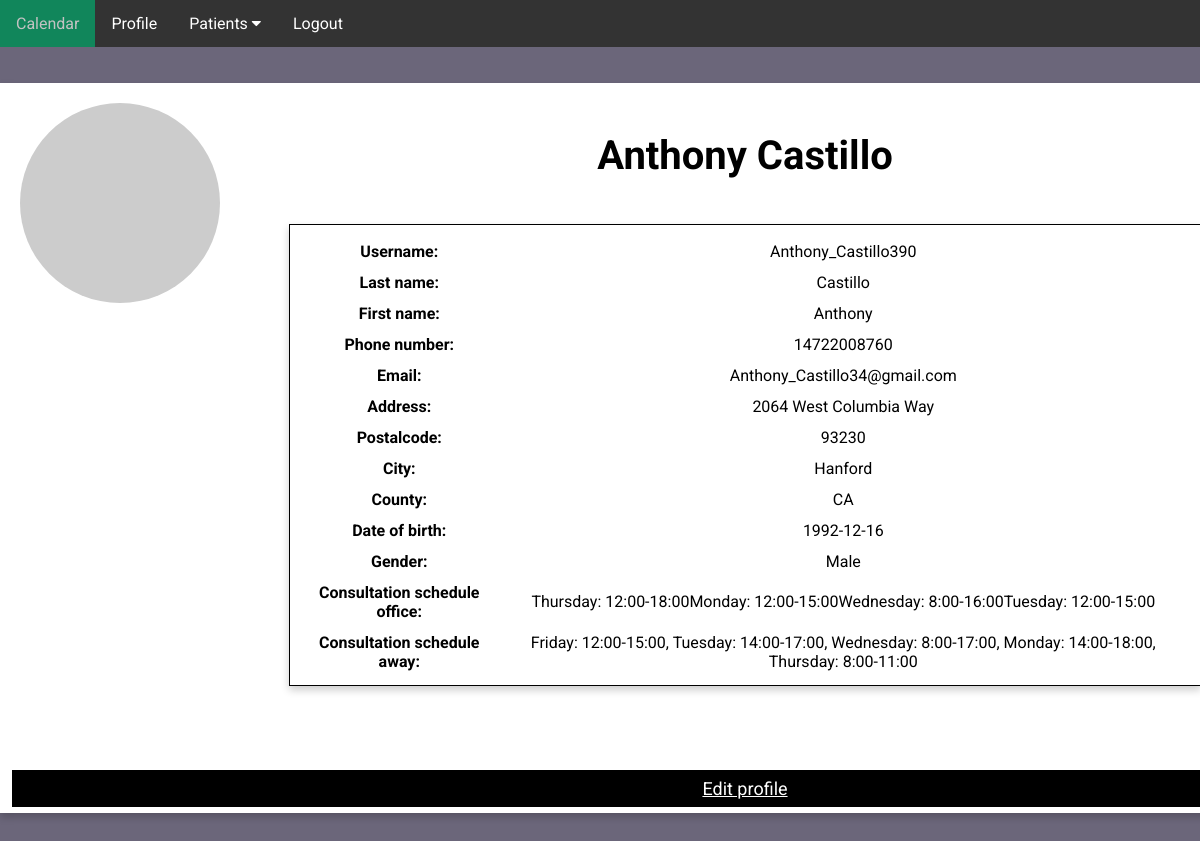
The app's page /medic-profile (signed in), older data.
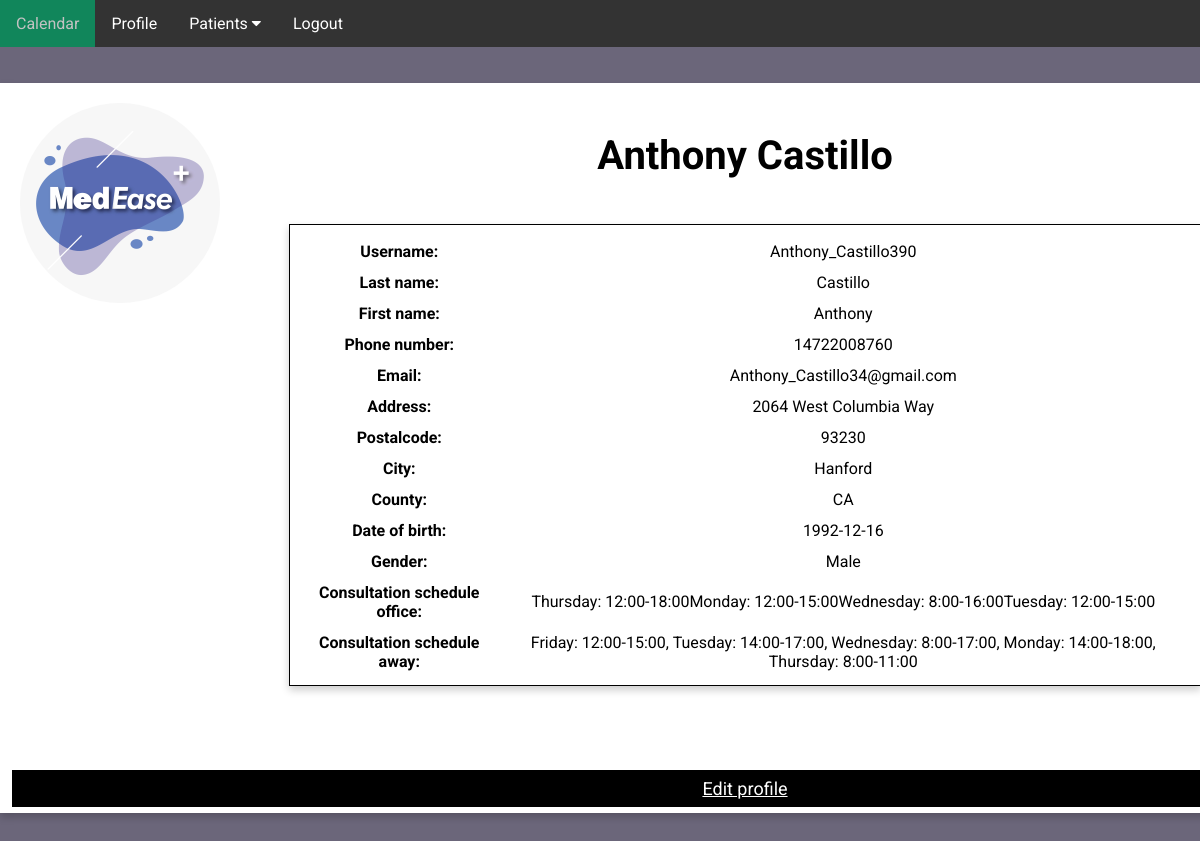
The same page, newer data.
### app/domain/entities.py (models this page shows, shortened)
class Doctor(db.Model):
    __tablename__ = "doctor"
    id = db.Column(db.Integer, primary_key=True)
    username = db.Column(db.String(64), index=True, unique=True)
    first_name = db.Column(db.String(64), index=True)
    last_name = db.Column(db.String(64), index=True)
    phone_number = db.Column(db.Integer, index=True, unique=True)
    email = db.Column(db.String(128), index=True, unique=True)
    address = db.Column(db.String(256), index=True)
    postalcode = db.Column(db.String(256), index=True)
    city = db.Column(db.String(256), index=True)
    state = db.Column(db.String(256), index=True)
    birth_date = db.Column(db.String(128), index=True)
    gender = db.Column(db.String(8), index=True)
    consultation_schedule_office = db.Column(db.String(128), index=True)
    consultation_schedule_away = db.Column(db.String(128), index=True)
    assistants_schedule = db.Column(db.String(128), index=True)
    password_hash = db.Column(db.String(256), index=True)
    medical_proof = db.Column(db.String(256))
    profile_picture = db.Column(db.String(256))
    patients = db.relationship('Patient', backref='doctor')
    consultations = db.relationship('Consultation', backref='doctor')
    @property
    def number_of_patients(self):
        return len(self.patients)
    def avatar(self, size):
        digest = md5(self.email.lower().encode('utf-8')).hexdigest()
        return 'https://www.gravatar.com/avatar/{}?d=identicon&s={}'.format(
            digest, size)

### app/ui/ui.py (the view)
    @staticmethod
    @app.route('/medic-profile')
    def medic_profile():
        if "doctor" not in service.session:
            return redirect(url_for('home'))
        doctor = service.get_doctor_by_id(service.session['doctor'])
        return render_template('medic-profile.html', doctor=doctor)

### app/repository/database.py (called while the page is built)
    def find_doctor_by_id(self, doctor_id):
        doctor = self.db.session.get(Doctor, doctor_id)
        if doctor is None:
            raise ValueError("Doctor not found")
        return doctor

### app/service/service.py (called while the page is built)
    def get_doctor_by_id(self, doctor_id):
        return self.db.find_doctor_by_id(doctor_id)

### app/ui/ui.py (called while the page is built)
    @staticmethod
    @app.before_request
    def before_request():
        flask.session.permanent = True
        app.permanent_session_lifetime = datetime.timedelta(minutes=5)
        flask.session.modified = True

### app/templates/medic-profile.html (shortened to what this page needs)
<!DOCTYPE html>
<html lang="en">
<head>
    <link rel="stylesheet" href="../static/main-style.css">
    <link rel="stylesheet" href="https://cdnjs.cloudflare.com/ajax/libs/font-awesome/4.7.0/css/font-awesome.min.css">
</head>
<body>
    <section class="header">
            <div class="navbar">
                <a href="/medic-home">Calendar</a>
                <a href="/medic-profile">Profile</a>
                <div class="dropdown">
                    <button class="dropbtn">Patients
                        <i class="fa fa-caret-down"></i>
                    </button>
                </div>
                <a href="{{ url_for('logout') }}">Logout</a>
            </div>
            <div class="main-box">
                {% if doctor.profile_picture==None %}
                    <img src="{{ doctor.avatar(128) }}" class="profile-img" alt="{{ doctor.username }}">
                {% else %}
                    <img src="../static/files/profile_picture_doctor/{{doctor.profile_picture}}" class="profile-img" alt="{{ doctor.username }}">
                {% endif %}
                  <h1 class="name">{{doctor.first_name}} {{doctor.last_name}}</h1>
                  <div class="profile-box">
                    <table class="medic-table">
                        <tr>
                            <th>Username:</th>
                            <td>{{doctor.username}}</td>
                        </tr>
                        <tr>
                            <th>Last name:</th>
                            <td>{{doctor.last_name}}</td>
                        </tr>
                        <tr>
                            <th>First name:</th>
                            <td>{{doctor.first_name}}</td>
                        </tr>
                        <tr>
                            <th>Phone number:</th>
                            <td>{{doctor.phone_number}}</td>
                        </tr>
                        <tr>
                            <th>Email:</th>
                            <td>{{doctor.email}}</td>
                        </tr>
                        <tr>
                            <th>Address:</th>
                            <td>{{doctor.address}}</td>
                        </tr>
                        <tr>
                            <th>Postalcode:</th>
                            <td>{{doctor.postalcode}}</td>
                        </tr>
                        <tr>
                            <th>City:</th>
                            <td>{{doctor.city}}</td>
                        </tr>
                        <tr>
                            <th>County:</th>
                            <td>{{doctor.state}}</td>
                        </tr>
                        <tr>
                            <th>Date of birth:</th>
                            <td>{{doctor.birth_date}}</td>
                        </tr>
                        <tr>
                            <th>Gender:</th>
                            <td>{{doctor.gender}}</td>
                        </tr>
                        <tr>
                            <th>Consultation schedule office:</th>
                            <td>{{doctor.consultation_schedule_office}}</td>
                        </tr>
                        <tr>
                            <th>Consultation schedule away:</th>
                            <td>{{doctor.consultation_schedule_away}}</td>
                        </tr>
                        <tr>
                            <th>Assistants schedule:</th>
                            <td>{{doctor.assistants_schedule}}</td>
                        </tr>
                    </table>
                  </div>
                  <p><a href="/edit-medic" class="contact-btn">Edit profile</a></p>
            </div>
    </section>
</body>
</html>

### app/static/main-style.css (style rules this page uses)
* { margin: 0; padding: 0; font-family: 'Roboto', sans-serif; }
.header { min-height: 100vh; width: 100%; background-color:#6b667a; background-position: center; background-size: cover; position: relative; overflow: auto; }
.navbar { overflow: auto; background-color: #333; font-family: Arial; }
.navbar a { left: 80px; float: left; font-size: 16px; color: white; text-align: center; padding: 14px 16px; text-decoration: none; }
.dropdown { float: left; overflow: hidden; }
.dropdown .dropbtn { font-size: 16px; border: none; outline: none; color: white; padding: 14px 16px; background-color: inherit; font-family: inherit; margin: 0; }
.main-box { box-shadow: 0 4px 8px 0 rgba(0, 0, 0, 0.2); width: 1480px; height: 720px; position: relative; margin: 3% auto; background: #fff; padding: 5px; text-align: center; }
.name { margin: 3% auto; font-size: 40px; }
.contact-btn { position: relative; top: 40px; border: none; outline: 0; display: inline-block; padding: 8px; color: white; background-color: #000; text-align: center; cursor: pointer; width: 98%; font-size: 18px; }
.profile-img { width: 200px; position: absolute; top: 20px; left: 20px; border-radius: 50%; }
.profile-box { width: 900px; height: 450px; border: 1px solid #000; box-shadow: 0 4px 8px 0 rgba(0, 0, 0, 0.2); position: relative; margin: 3% auto; background: #fff; padding: 5px; overflow: auto; text-align: center; }
.medic-table, th, td { margin: auto; padding: 5px; }

Row changes from the older to the newer data that the page shows:
changed Doctor "Anthony": profile_picture: picture added
